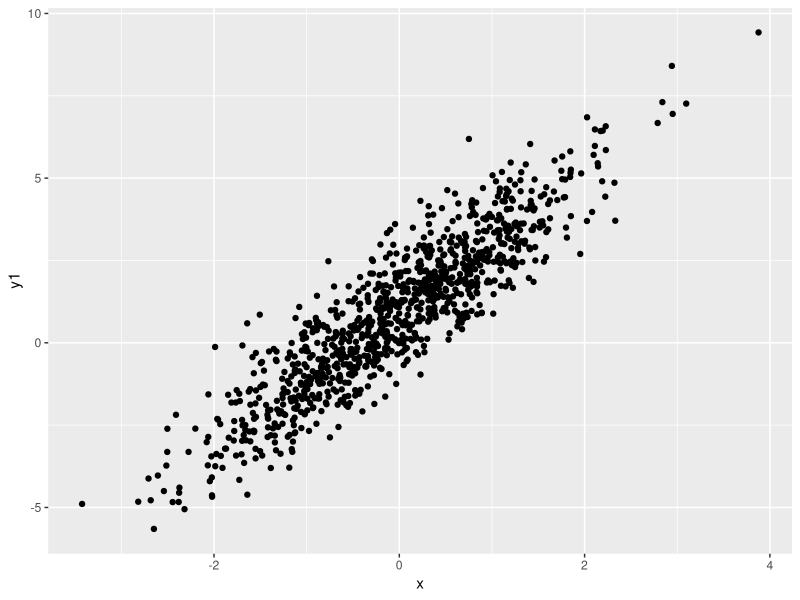
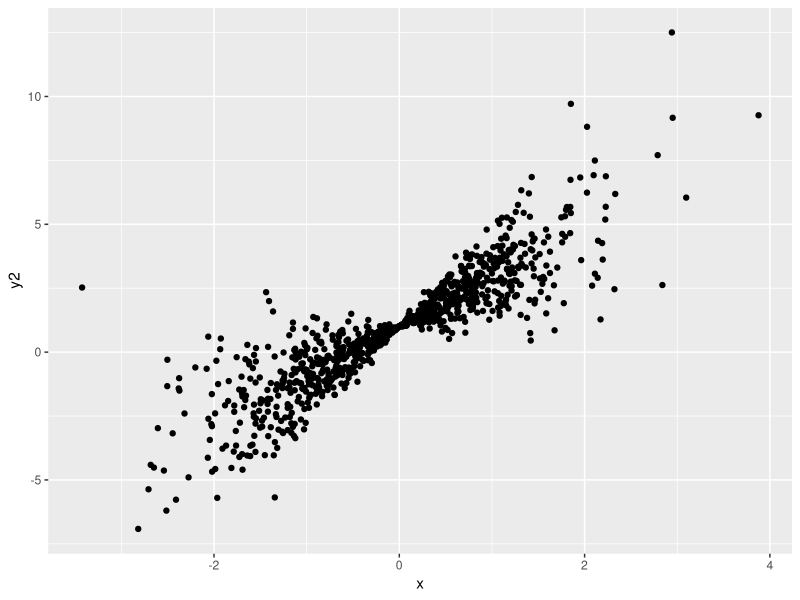

The R source for these figures, in order: (Note: a time limit stopped this script after it produced the figures.)
# Question 1

## setup

library(ggplot2)
library(tibble)

## (1)

N <- 1000
x <- rnorm(N)
u1 <- rnorm(N)
u2 <- sapply(x, function(xi){rnorm(1,sd = abs(xi))})
a <- 1
b <- 2

### Model 1 & 2:
y1 <- a + b * x + u1
df_Model_1 <- tibble(y = y1, x)
y2 <- a + b * x + u2
df_Model_2 <- tibble(y = y2, x)

### draw plots respectively
scat_Model_1 <- ggplot(df_Model_1, aes(x, y)) +
  geom_point() +
  labs(x = 'x', y = 'y1')
scat_Model_2 <- ggplot(df_Model_2, aes(x, y)) +
  geom_point() +
  labs(x = 'x', y = 'y2')
ggsave(scat_Model_1, filename = 'output/Q1_1_scat_Model_1.png')
ggsave(scat_Model_2, filename = 'output/Q1_1_scat_Model_2.png')

## (2)

### funciton construction

reg <- function(x, y, n){
  df = tibble(x,y)
  x_bar <- mean(x)
  y_bar <- mean(y)
  SST <- sum((df$x - x_bar)^2)
  
  b_hat <- sum((df$y - y_bar) * (df$x - x_bar)) / SST
  a_hat <- y_bar - b_hat * x_bar
  sigma_hat_square = sum((df$y - a_hat - b_hat * df$x)^2) / (n -2)
  se_b_hat_0 <- sqrt(sigma_hat_square / SST)
  se_b_hat_1 <- sqrt(sum((df$x - x_bar)^2 * (df$y - a_hat - b_hat * df$x)^2) / SST^2)
  result <- c(b_hat, a_hat, sigma_hat_square, se_b_hat_0, se_b_hat_1)
  names(result) = c('b_hat', 'a_hat',  'sigma_hat^2', 'se_0', 'se_1')
  return(result)
}

### reg and compare
reg_Model_1 <- reg(x, y1, N)
print(reg_Model_1)
lm_Model_1 <- lm(y1 ~ x)

reg_Model_2 <- reg(x, y2, N)
print(reg_Model_2)
lm_Model_2 <- lm(y2 ~ x)

t_value_1 <- reg_Model_1["b_hat"] / reg_Model_1["se_0"]
print(paste("Without White standard error, the t value of b_hat in model 1 is : ", t_value_1))

t_value_2 <- reg_Model_2["b_hat"] / reg_Model_2["se_1"]
t_value_2_no <- reg_Model_2["b_hat"] / reg_Model_2["se_0"]
print(paste("With White standard error, the t value of b_hat in model 2 is : ", t_value_2))
print(paste("Without White standard error, the t value of b_hat in model 2 is : ", t_value_2_no))

### Answers in natural language

#### Plz check my Rmd file for this part.

## (3)

simulate_t_homo <- function(choice){
  N <- 1000
  x <- rnorm(N)
  u1 <- rnorm(N)
  y1 <- u1 + 1
  reg_rslt <- reg(x, y1, N)
  if (choice == 0) {
    t_value <- reg_rslt["b_hat"] / reg_rslt["se_0"]
  } else if (choice == 1) {
    t_value <- reg_rslt["b_hat"] / reg_rslt["se_1"]
  } else {
    t_value <- NA
  }
  return(sum(t_value))
}

t0 <- replicate(10000, simulate_t_homo(0))
t0_bool <- abs(t0) > 1.96
t0_reject_proportion <- sum(t0_bool) / 10000
t1 <- replicate(10000, simulate_t_homo(1))
t1_bool <- abs(t1) > 1.96
t1_reject_proportion <- sum(t1_bool) / 10000

print(paste('The proportion of rejecting the null hypothesis using t0 is ', t0_reject_proportion))
print(paste('The proportion of rejecting the null hypothesis using t1 is ', t1_reject_proportion))

## (4)

simulate_t_hetero <- function(choice){
  N <- 1000
  x <- rnorm(N)
  u2 <- sapply(x, function(xi){rnorm(1,sd = abs(xi))})
  y2 <- u2 + 1
  reg_rslt <- reg(x, y2, N)
  if (choice == 0) {
    t_value <- reg_rslt["b_hat"] / reg_rslt["se_0"]
  } else if (choice == 1) {
    t_value <- reg_rslt["b_hat"] / reg_rslt["se_1"]
  } else {
    t_value <- NA
  }
  return(sum(t_value))
}

t0 <- replicate(10000, simulate_t_hetero(0))
t0_bool <- abs(t0) > 1.96
t0_reject_proportion <- sum(t0_bool) / 10000
t1 <- replicate(10000, simulate_t_hetero(1))
t1_bool <- abs(t1) > 1.96
t1_reject_proportion <- sum(t1_bool) / 10000

print(paste('The proportion of rejecting the null hypothesis using t0 is ', t0_reject_proportion))
print(paste('The proportion of rejecting the null hypothesis using t1 is ', t1_reject_proportion))

## (5)

# check my rmd, pdf or html file for non-code answers.
